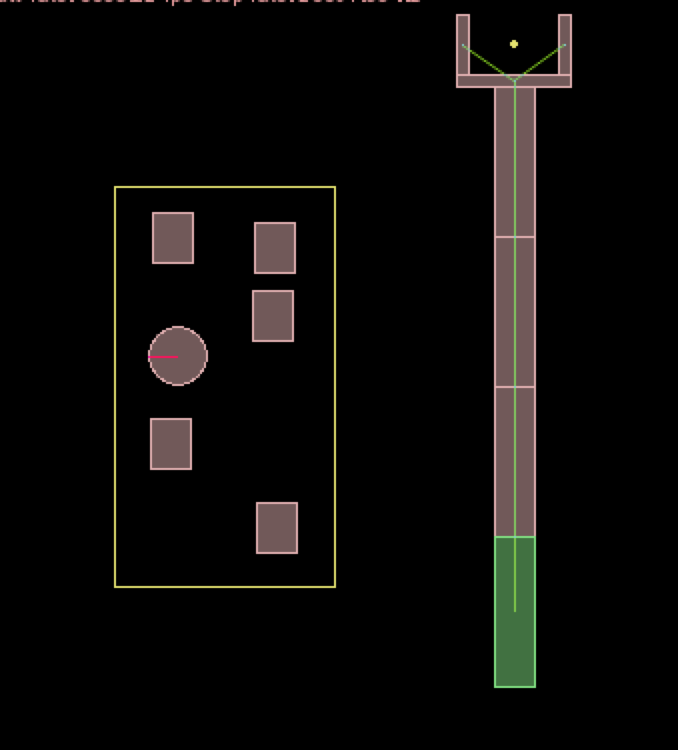
#> input picture img_processing_example/box2D_example.png, 678 x 750 px, found by its file name
$ python img_proc_example.py   (older library calls are emulated)
#> lines starting #> are read from the running program, lines starting #| are printed output that depends on the picture; after the words box and inside, x2 and y2 are one past the last pixel; in counts of white or black regions, pixels touching at a corner belong together
import math
import numpy as np
import cv2
import IPython

im_gray= cv2.imread('box2d_example.png', cv2.CV_LOAD_IMAGE_GRAYSCALE)
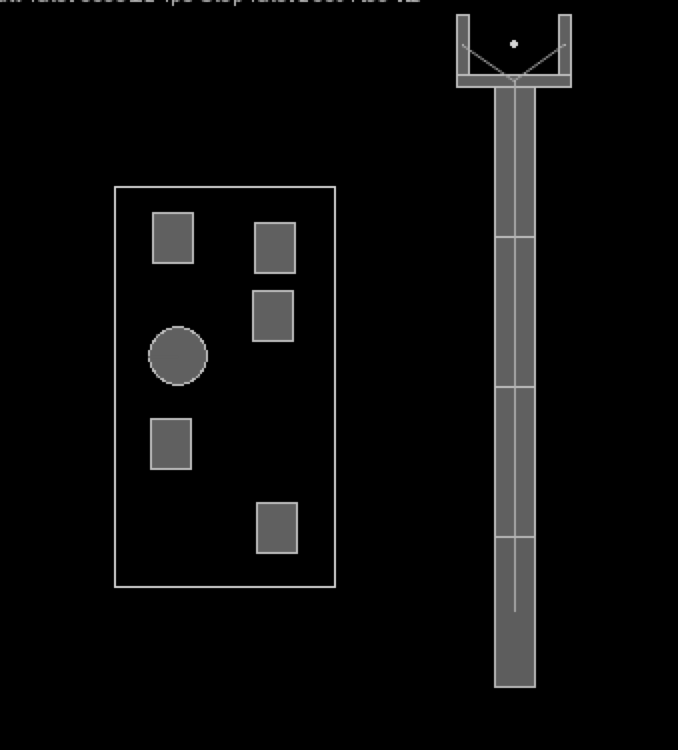
#> im_gray: shape (750, 678); min 0, max 214, mean 10.4

(thresh, im_bw) = cv2.threshold(im_gray, 128, 255, cv2.THRESH_BINARY | cv2.THRESH_OTSU)
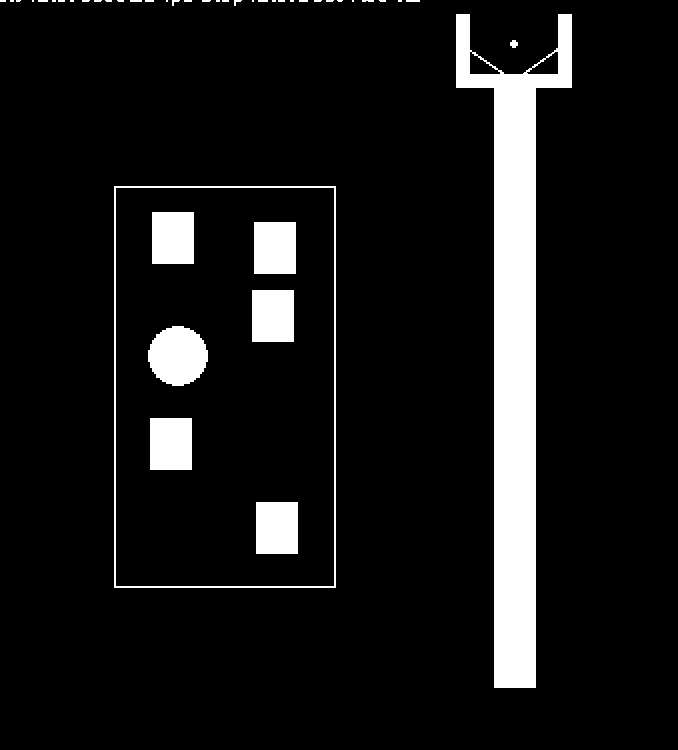
#> im_bw: shape (750, 678); 8.9% white; 44 white regions (28 under 20 px), largest, box (x1, y1, x2, y2) and area: (456, 14, 572, 688) 28684, (148, 326, 208, 386) 2768, (114, 186, 336, 588) 2480
#> thresh = 57
im_bw = cv2.pyrDown(im_bw)
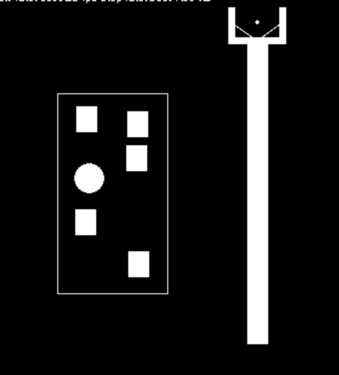
#> im_bw: shape (375, 339); min 0, max 255, mean 22.8
im_bw = cv2.pyrDown(im_bw)
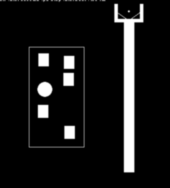
#> im_bw: shape (188, 170); min 0, max 255, mean 22.7

cv2.imwrite('bw_image.png', im_bw)
